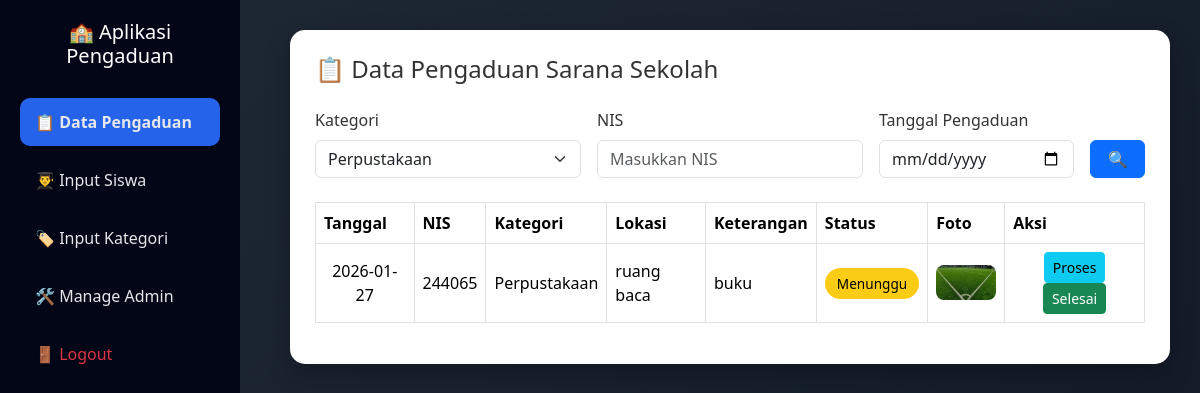
Screenshot of /dashboard_admin.php?kategori=5 with the database file from the repository.
### tables this page shows
CREATE TABLE `input_aspirasi` (
  `id_pelaporan` int NOT NULL,
  `nis` int DEFAULT NULL,
  `tgl_pengaduan` date DEFAULT NULL,
  `id_kategori` int DEFAULT NULL,
  `lokasi` varchar(50) DEFAULT NULL,
  `ket` varchar(100) DEFAULT NULL,
  `foto` varchar(100) DEFAULT NULL,
  `status` enum('Menunggu','Proses','Selesai') DEFAULT 'Menunggu'
);

CREATE TABLE `kategori` (
  `id_kategori` int NOT NULL,
  `ket_kategori` varchar(30) DEFAULT NULL
);

### dashboard_admin.php (the view, shortened to what this page needs)
<?php
include 'config/koneksi.php';
$filter_kategori = $_GET['kategori'] ?? '';
$filter_nis      = $_GET['nis'] ?? '';
$filter_tgl      = $_GET['tgl'] ?? '';
?>
<!doctype html>
<html lang="id">
<head>
<link href="https://cdn.jsdelivr.net/npm/bootstrap@5.3.2/dist/css/bootstrap.min.css" rel="stylesheet">
</head>
<body>
<div class="sidebar">
    <h5>🏫 Aplikasi Pengaduan</h5>
    <a href="dashboard_admin.php" class="active">📋 Data Pengaduan</a>
    <a href="input_siswa.php">👨‍🎓 Input Siswa</a>
    <a href="input_kategori.php">🏷️ Input Kategori</a>
    <a href="manage_admin.php">🛠️ Manage Admin</a>
    <a href="logout.php" class="text-danger">🚪 Logout</a>
</div>
<div class="content">
<div class="card-custom">
<h4 class="mb-4">📋 Data Pengaduan Sarana Sekolah</h4>
<form method="GET" class="row g-3 mb-4">
    <div class="col-md-4">
        <label class="form-label">Kategori</label>
        <select name="kategori" class="form-select">
            <?php
            $kat = mysqli_query($conn, "SELECT * FROM kategori");
            while($k = mysqli_fetch_array($kat)){
                $sel = ($filter_kategori == $k['id_kategori']) ? 'selected' : '';
                echo "<option value='$k[id_kategori]' $sel>$k[ket_kategori]</option>";
            }
            ?>
        </select>
    </div>
    <div class="col-md-4">
        <label class="form-label">NIS</label>
        <input type="text" name="nis" class="form-control"
               value="<?= $filter_nis ?>" placeholder="Masukkan NIS">
    </div>
    <div class="col-md-3">
        <label class="form-label">Tanggal Pengaduan</label>
        <input type="date" name="tgl" class="form-control"
               value="<?= $filter_tgl ?>">
    </div>
    <div class="col-md-1 d-flex align-items-end">
        <button class="btn btn-primary w-100">🔍</button>
    </div>
</form>
<div class="table-responsive">
<table class="table table-bordered table-hover align-middle">
<thead>
<tr>
    <th>Tanggal</th>
    <th>NIS</th>
    <th>Kategori</th>
    <th>Lokasi</th>
    <th>Keterangan</th>
    <th>Status</th>
    <th>Foto</th>
    <th>Aksi</th>
</tr>
</thead>
<tbody>
<?php
$sql = "SELECT a.*, k.ket_kategori
        FROM input_aspirasi a
        LEFT JOIN kategori k ON a.id_kategori = k.id_kategori
        WHERE 1=1";
if($filter_kategori != ''){
    $sql .= " AND a.id_kategori = '$filter_kategori'";
}
$sql .= " ORDER BY a.id_pelaporan DESC";
$q = mysqli_query($conn, $sql);
while($d = mysqli_fetch_array($q)){
?>
<tr>
    <td class="text-center"><?= $d['tgl_pengaduan']; ?></td>
    <td class="text-center"><?= $d['nis']; ?></td>
    <td><?= $d['ket_kategori']; ?></td>
    <td><?= $d['lokasi']; ?></td>
    <td><?= $d['ket']; ?></td>
    <td class="text-center">
        <span class="badge-status status-<?= $d['status']; ?>">
            <?= $d['status']; ?>
        </span>
    </td>
    <td class="text-center">
        <img src="uploads/<?= $d['foto']; ?>" width="60">
    </td>
    <td class="text-center">
        <a class="btn btn-info btn-sm"
           href="update_status.php?id=<?= $d['id_pelaporan']; ?>&s=Proses">
           Proses
        </a>
        <a class="btn btn-success btn-sm"
           href="update_status.php?id=<?= $d['id_pelaporan']; ?>&s=Selesai">
           Selesai
        </a>
    </td>
</tr>
<?php } ?>
</tbody>
</table>
</div>
</div>
</div>
</body>
</html>

### dashboard_admin.php (style rules this page uses)
body { background: linear-gradient(135deg, #1f2933, #111827); min-height: 100vh; font-family: 'Segoe UI', sans-serif; color: #fff; }
.sidebar { width: 240px; background: #020617; min-height: 100vh; position: fixed; padding: 20px; }
.sidebar h5 { text-align: center; margin-bottom: 30px; }
.sidebar a { display: block; padding: 12px 15px; color: #e5e7eb; text-decoration: none; border-radius: 10px; margin-bottom: 10px; }
.sidebar a.active { background: #2563eb; font-weight: 600; }
.content { margin-left: 260px; padding: 30px; }
.card-custom { background: #ffffff; color: #333; border-radius: 15px; padding: 25px; box-shadow: 0 10px 25px rgba(0,0,0,.25); }
thead { background: #1e40af; color: #fff; }
.badge-status { padding: 6px 12px; border-radius: 20px; font-size: 0.85rem; }
.status-Menunggu { background: #facc15; color:#000; }
table img { border-radius: 8px; }

### rows the page displays
input_aspirasi: tgl_pengaduan "2026-01-27", nis "244065", id_kategori.ket_kategori "Perpustakaan", lokasi "ruang baca", ket "buku", status "Menunggu", foto (picture)

### other values shown
form field kategori "Perpustakaan"
